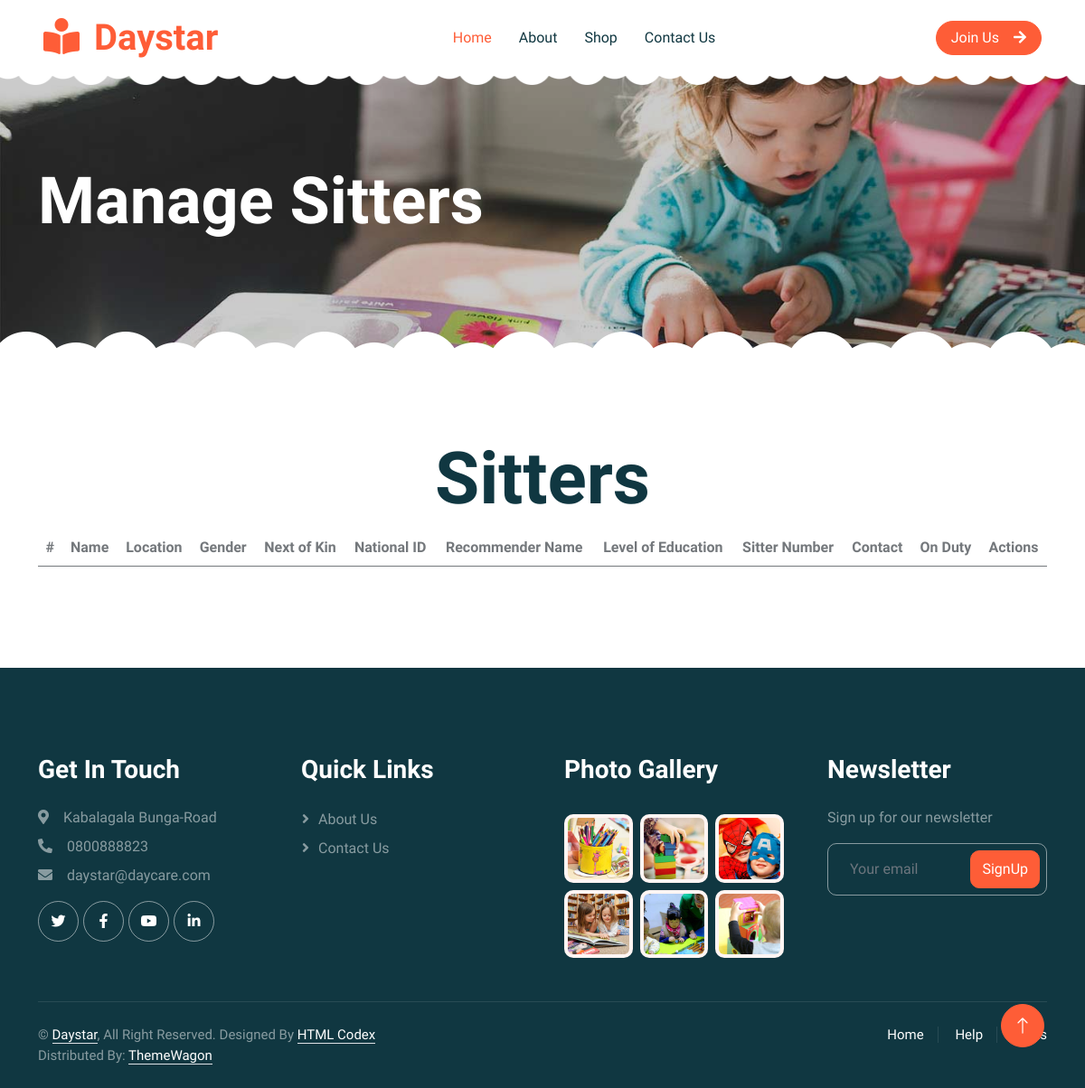
Before: /sitters/ with the older database file.
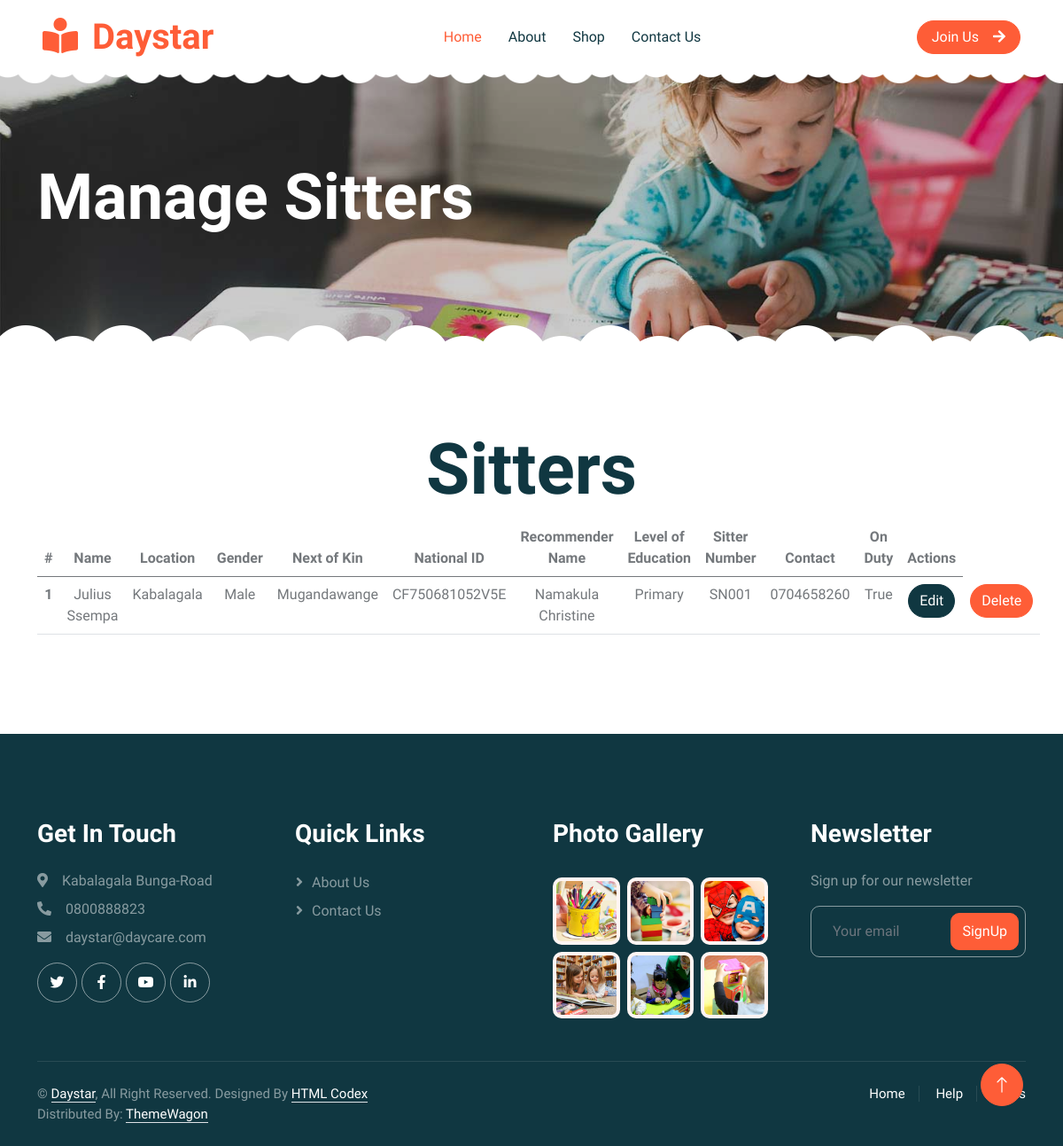
After: the same page with the newer database file.
### pages/models.py (models this page shows)
class Sitter(models.Model):
    name = models.CharField(max_length=100)
    location = models.CharField(max_length=100)
    date_of_Birth = models.DateField()
    gender = models.CharField(max_length=6)
    next_of_kin = models.CharField(max_length=100)
    nin = models.CharField(max_length=100)
    recomender_name = models.CharField(max_length=100)
    religion = models.CharField(max_length=100, null=True)
    level_of_education = models.CharField(max_length=100)
    sitter_number = models.CharField(max_length=100)
    contact = models.CharField(max_length=100)
    on_duty = models.BooleanField(default=False)

### pages/views.py (the view)
# urls.py: path('sitters/', sitters, name='sitters'),
def sitters(request):
    keeper = Sitter.objects.all()
    return render(request,'sitters.html', {"title" : "Sitters", "sits" : keeper})

### pages/templates/sitters.html
{% extends "base.html" %}
{% block content %}
    <div class="container-xxl py-5 page-header position-relative mb-5">
        <div class="container py-5">
            <h1 class="display-2 text-white animated slideInDown mb-4">Manage Sitters</h1>
        </div>
    </div>
    <div class="container-xxl py-5 wow fadeInUp" data-wow-delay="0.1s">
        <div class="container text-center">
            <div class="row">
                <div class="justify-content-center">
                    <h1 class="display-1">Sitters</h1>
                    <table class="table">
                        <thead class="thead-dark">
                          <tr>
                            <th scope="col">#</th>
                            <th scope="col">Name</th>
                            <th scope="col">Location</th>
                            <th scope="col">Gender</th>
                            <th scope="col">Next of Kin</th>
                            <th scope="col">National ID</th>
                            <th scope="col">Recommender Name</th>
                            <th scope="col">Level of Education</th>
                            <th scope="col">Sitter Number</th>
                            <th scope="col">Contact</th>
                            <th scope="col">On Duty</th>
                            <th scope="col">Actions</th>
                          </tr>
                        </thead>
                        <tbody>
                          {% for sitter in sits %}
                          <tr>
                            <th scope="row">{{ sitter.id }}</th>
                            <td>{{ sitter.name }}</td>
                            <td>{{ sitter.location }}</td>
                            <td>{{ sitter.gender }}</td>
                            <td>{{ sitter.next_of_kin }}</td>
                            <td>{{ sitter.nin }}</td>
                            <td>{{ sitter.recomender_name }}</td>
                            <td>{{ sitter.level_of_education }}</td>
                            <td>{{ sitter.sitter_number }}</td>
                            <td>{{ sitter.contact }}</td>
                            <td>{{ sitter.on_duty }}</td>
                            <td><a href={% url "update" sitter.id %} class="btn btn-dark rounded-pill">Edit</a></td>
                            <td> <a href={% url "erase" sitter.id %} class="btn btn-primary rounded-pill">Delete</a></td>
                          </tr>
                          {% endfor %}
                        </tbody>
                      </table>
                </div>
            </div>
        </div>
    </div>
{% endblock %}

Changed rows visible on the page:
added Sitter: id "1", name "Julius Ssempa", location "Kabalagala", gender "Male", next_of_kin "Mugandawange", nin "CF750681052V5E", recomender_name "Namakula Christine", level_of_education "Primary", sitter_number "SN001", contact "0704658260", on_duty "True"
